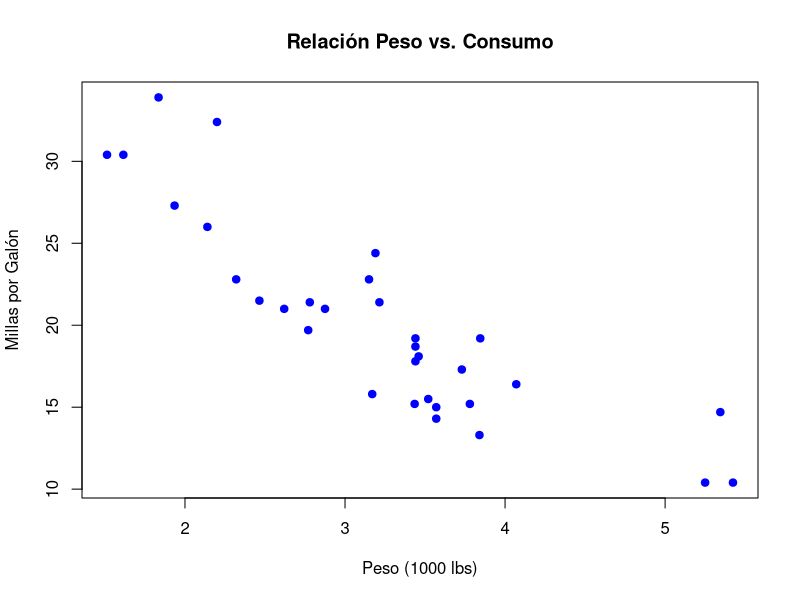
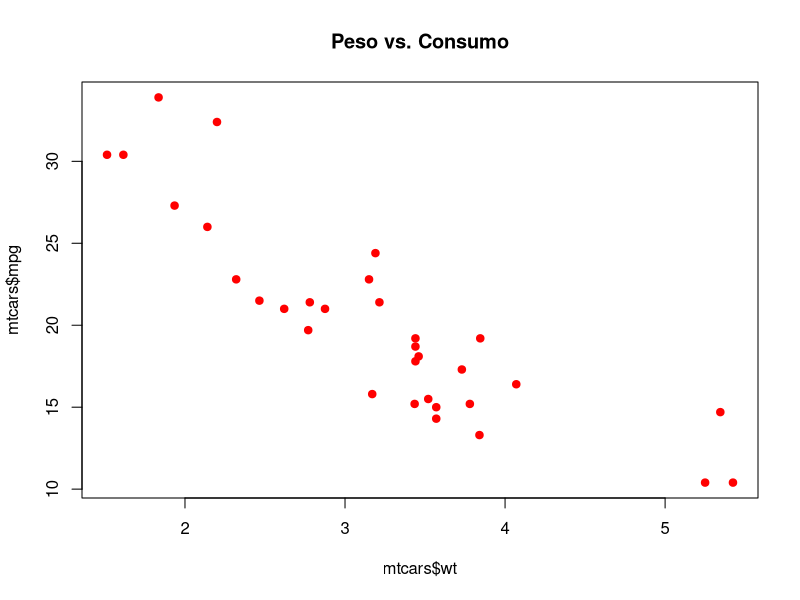

Write R code to recreate these figures, in order. (Note: this script raises an error after producing the figures.)
print("Resumen de los datos:")
summary(mtcars$mpg)

plot(x = mtcars$wt, 
     y = mtcars$mpg,
     main = "Relación Peso vs. Consumo",
     xlab = "Peso (1000 lbs)",
     ylab = "Millas por Galón",
     col = "blue",
     pch = 19)


png("grafico_consumo.png")
plot(x = mtcars$wt, y = mtcars$mpg, main = "Peso vs. Consumo", col = "red", pch = 19)
dev.off()

resumen_mtcars <- mtcars %>%
  group_by(cyl) %>%
  summarise(
    conteo = n(),
    promedio_hp = mean(hp),
    sd_hp = sd(hp),
    min_hp = min(hp),
    max_hp = max(hp)
  )

